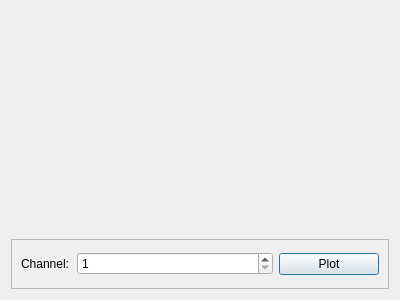
<?xml version="1.0" encoding="UTF-8"?>
<ui version="4.0">
 <class>diagnosePlotWindow</class>
 <widget class="QDialog" name="diagnosePlotWindow">
  <property name="geometry">
   <rect>
    <x>0</x>
    <y>0</y>
    <width>400</width>
    <height>300</height>
   </rect>
  </property>
  <property name="windowTitle">
   <string>Dialog</string>
  </property>
  <layout class="QVBoxLayout" name="verticalLayout">
   <item>
    <widget class="MplCanvas" name="diagnosePlotWidget" native="true"/>
   </item>
   <item>
    <widget class="QFrame" name="frame">
     <property name="maximumSize">
      <size>
       <width>16777215</width>
       <height>50</height>
      </size>
     </property>
     <property name="frameShape">
      <enum>QFrame::StyledPanel</enum>
     </property>
     <property name="frameShadow">
      <enum>QFrame::Raised</enum>
     </property>
     <layout class="QHBoxLayout" name="horizontalLayout">
      <item>
       <widget class="QLabel" name="label">
        <property name="maximumSize">
         <size>
          <width>50</width>
          <height>16777215</height>
         </size>
        </property>
        <property name="text">
         <string>Channel:</string>
        </property>
       </widget>
      </item>
      <item>
       <widget class="QSpinBox" name="diagChannelSpinBox">
        <property name="minimum">
         <number>1</number>
        </property>
        <property name="maximum">
         <number>99999</number>
        </property>
       </widget>
      </item>
      <item>
       <widget class="QPushButton" name="diagPlotButton">
        <property name="maximumSize">
         <size>
          <width>100</width>
          <height>16777215</height>
         </size>
        </property>
        <property name="text">
         <string>Plot</string>
        </property>
       </widget>
      </item>
     </layout>
    </widget>
   </item>
  </layout>
 </widget>
 <customwidgets>
  <customwidget>
   <class>MplCanvas</class>
   <extends>QWidget</extends>
   <header location="global">canvas.py</header>
   <container>1</container>
  </customwidget>
 </customwidgets>
 <resources/>
 <connections/>
</ui>
